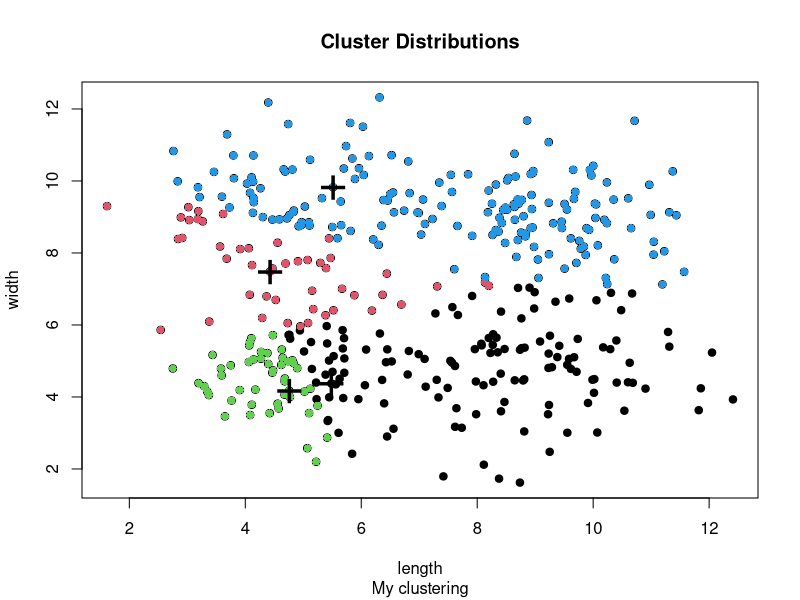

R code for this plot:
##################################################
# CSC 522 : Automated Learning and Data Analysis #
# Bharathkumar Ramachandra			 #
# bramach2/tnybny				 #
##################################################

mykmeans <- function(dat, nc = 2)
{
    # this function performs k-means clustering
	cent <<- dat[sample(1:nrow(dat), nc), ] # randomly pick centroids from data
	for(i in 1:nrow(dat))
	{
		dmin <- 1000
		for(j in 1:nc)
		{
			point1 <- dat[i, -3]
			point2 <- cent[j, -3]
			dist <- dist(rbind(point1, point2))
			if(dist < dmin)
			{
				dmin <- dist
				dat[i, 3] <- j
			}
		}
	}
	return(dat[, 3])
}

dat <- read.table(file = "data.csv", header = T, sep = ",")
nc <- 4				# specify desired number of centroids
cluster <- matrix(1, nrow(dat), 1)	# new column "cluster" with all values = 1,
                                    # this is what we want to start off with
dat <- data.frame(dat, cluster)		# append new column
cent <- matrix()
clust <- mykmeans(dat, nc)

# plot the result of the clustering
plot(dat[, -3], main = "Cluster Distributions", sub = "My clustering")
for(i in 1:nc)
{
	points(subset(dat[, -3], clust == i), col = i, pch = 16)
}
points(cent, pch = "+", cex = 3)

# SSE calculation. ssei is SSE of clustering and ssej holds the sse of a specific cluster
ssei <- 0
for(i in 1:nc)
{
    ssej <- 0
    xmean = c(mean(subset(dat, clust == i)[, 1]),
              mean(subset(dat, clust == i)[, 2]))
    for(j in 1:nrow(subset(dat, clust == i)))
    {
        ssej = ssej + dist(rbind(xmean, subset(dat, clust == i)[j, ]))^2
    }
    ssei = ssei + ssej
}
